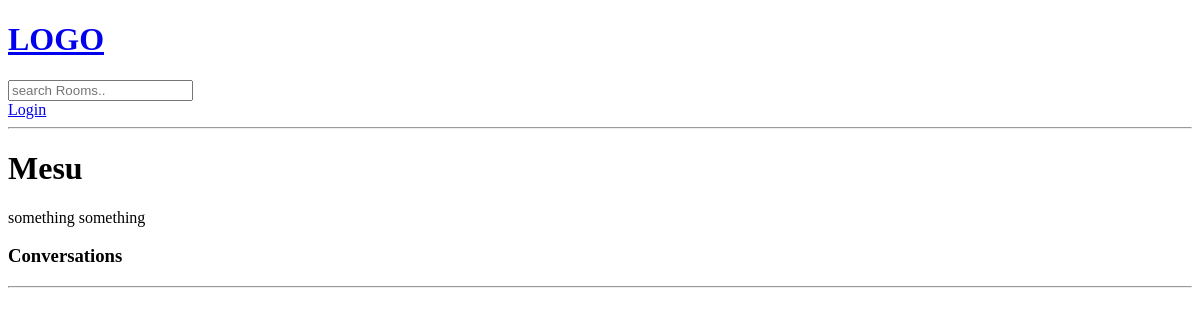
/room/8/, run on an earlier commit of the app's database.
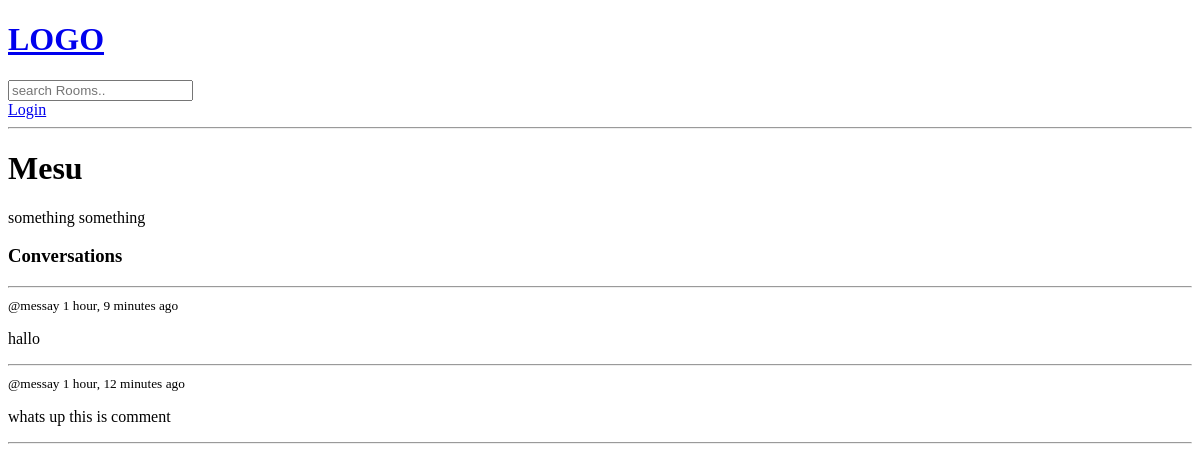
And on a later commit of the database.
### base/models.py (models this page shows, shortened)
class Message(models.Model):
    user  = models.ForeignKey(User, on_delete = models.CASCADE)
    room = models.ForeignKey(Room,on_delete = models.CASCADE)
    body = models.TextField()
    updated = models.DateTimeField(auto_now = True)
    created = models.DateTimeField(auto_now_add = True)

### base/views.py (the view, shortened to what this page needs)
# urls.py: path('room/<str:pk>/', views.room, name="room"),
def room(request, pk):
    room = Room.objects.get(id = pk)
    room_messages = room.message_set.all().order_by('-created') #we can query child query of a room. in this case we use room to get all messages associated with that room
    context = {'room': room,'room_messages': room_messages}
    return render(request,'base/room.html', context)

### base/templates/base/room.html (shortened to what this page needs)
{% extends 'main.html' %}
{% block content %}
<h1>{{room.name}}</h1>
<p>{{room.description}}</p>
<div class = "comment-wrapper">
<h3>Conversations</h3>
<hr>
{% for message in room_messages %}
<div>
    <small>@{{message.user}}  {{message.created|timesince}} ago </small>
    <p>{{ message.body }}</p>
    <hr>
</div>
{% endfor %}
    </div>
{% endblock %}

What changed in the data, as far as the page shows it:
added Message: user "messay", created "1 hour, 9 minutes", body "hallo"
added Message: user "messay", created "1 hour, 12 minutes", body "whats up this is comment"
